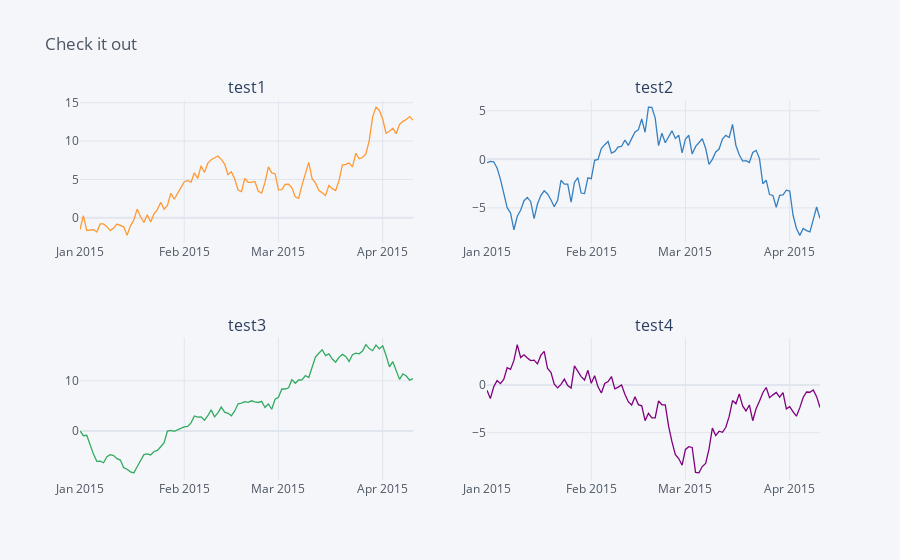

Notebook source saved alongside this figure:
### Code cell
df.iplot(subplots=True, subplot_titles=['test1','test2','test3','test4'], legend=False, title = 'Check it out')
